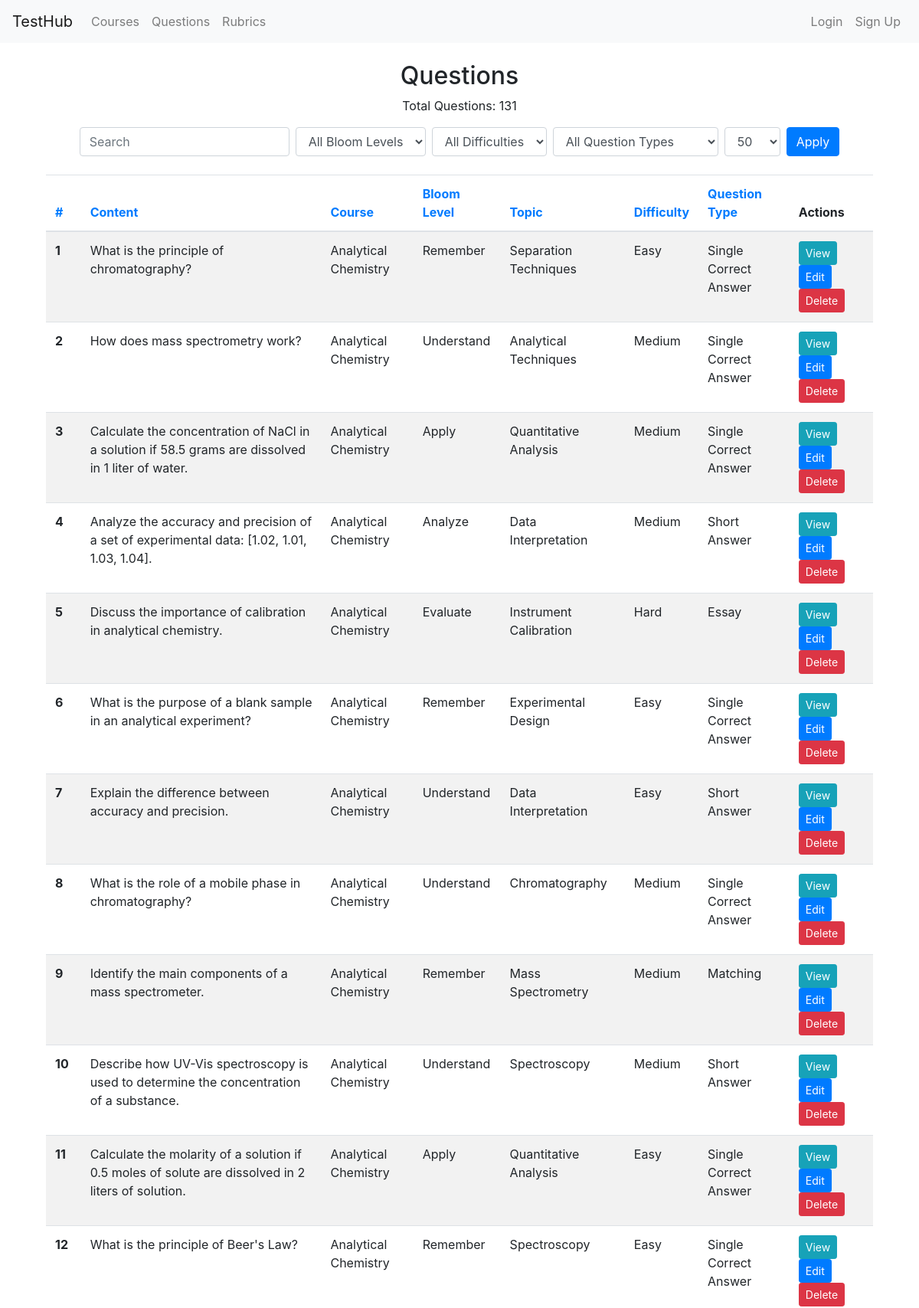
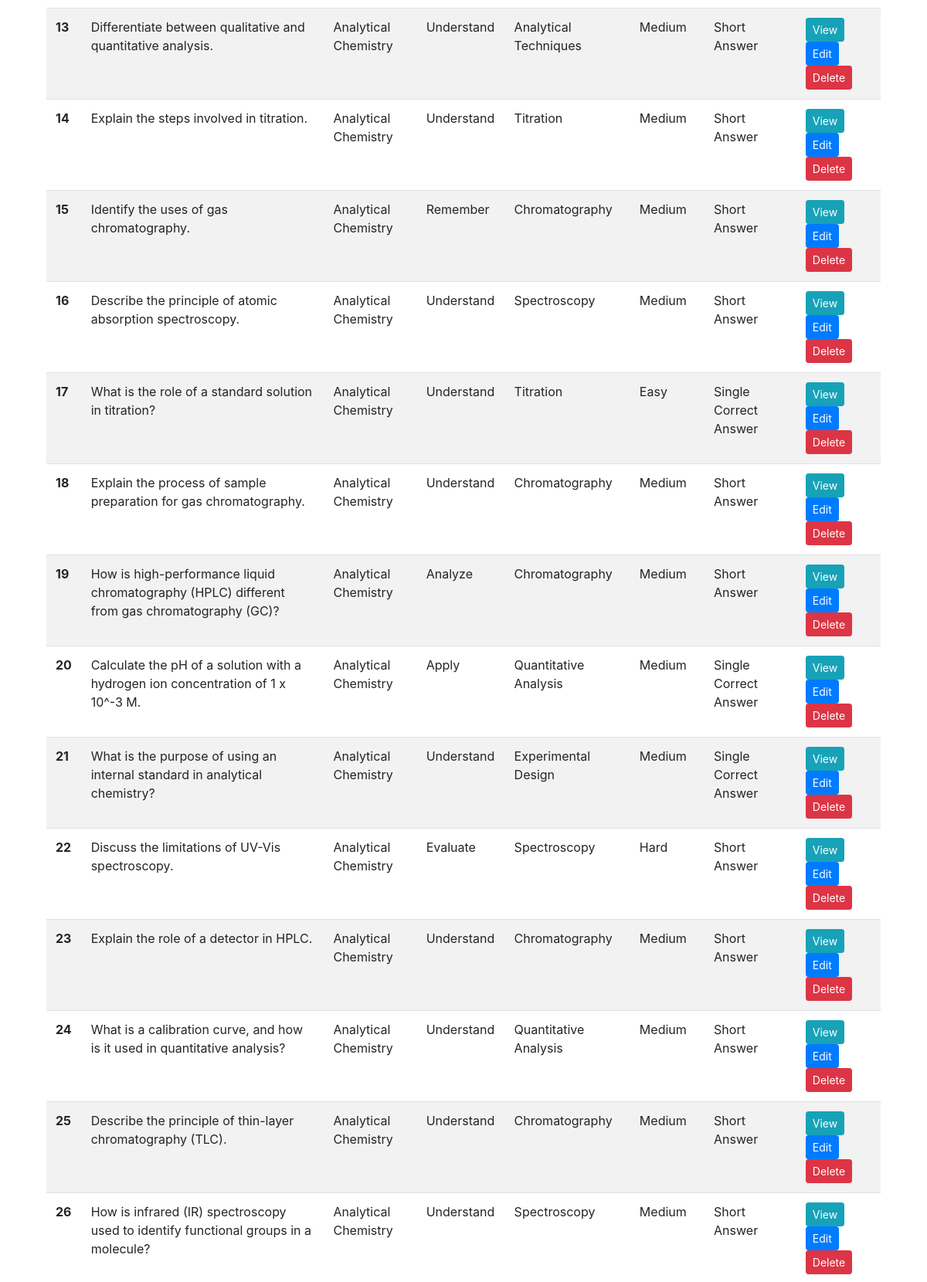
The app's page /questions/?page=2&per_page=50 (upper part) with its own data (2 pictures, top to bottom).
### models.py (models this page shows, shortened)
class Question(db.Model):
    id = db.Column(db.Integer, primary_key=True)
    content = db.Column(db.Text, nullable=False)
    course_id = db.Column(db.Integer, db.ForeignKey('course.id'), nullable=False)
    bloom_level = db.Column(db.String(50))
    topic = db.Column(db.String(100))
    difficulty = db.Column(db.String(50))
    question_type = db.Column(db.String(50))
    options = db.Column(db.Text)  # To store options for MCQs
    correct_answer = db.Column(db.Text)  # To store correct answer(s)
    pairs = db.Column(db.Text)  # To store pairs for matching questions
    essay_details = db.Column(db.Text)  # To store details for essay questions
    created_by = db.Column(db.String(100), nullable=False)
    created_at = db.Column(db.DateTime, nullable=False, default=datetime.utcnow)
    last_edited_by = db.Column(db.String(100), nullable=True)
    last_edited_at = db.Column(db.DateTime, nullable=True)
    course = db.relationship('Course', backref=db.backref('questions', lazy=True))

class Course(db.Model):
    id = db.Column(db.Integer, primary_key=True)
    name = db.Column(db.String(100), nullable=False)
    course_code = db.Column(db.String(20), nullable=False)
    school = db.Column(db.String(10), nullable=False)
    department = db.Column(db.String(100), nullable=False)
    outcomes = db.relationship('CourseOutcome', backref='course', lazy=True, cascade="all, delete-orphan")

### routes/questions.py (the view)
@question_bp.route('/', methods=['GET', 'POST'], endpoint='list_questions')
def list_questions():
    query = Question.query
    search_fields = ['content', 'bloom_level', 'topic', 'difficulty', 'question_type']
    filter_fields = ['bloom_level', 'difficulty', 'question_type']
    query = apply_filters(query, Question, search_fields, filter_fields)
    query = apply_sorting(query, Question)
    questions, total_questions, pagination = apply_pagination(query)
    bloom_levels = db.session.query(Question.bloom_level).distinct().all()
    difficulties = db.session.query(Question.difficulty).distinct().all()
    question_types = db.session.query(Question.question_type).distinct().all()
    per_page = int(request.args.get('per_page', 50))
    page = int(request.args.get('page', 1))
    return render_template('question_list.html', questions=questions, total_questions=total_questions, bloom_levels=bloom_levels, difficulties=difficulties, question_types=question_types, pagination=pagination, per_page=per_page, page=page)

### utils.py (called while the page is built)
def apply_filters(query, model, search_fields, filter_fields):
    search = request.args.get('search')
    if search:
        filters = [getattr(model, field).ilike(f'%{search}%') for field in search_fields]
        query = query.filter(or_(*filters))
    for field in filter_fields:
        value = request.args.get(field)
        if value:
            query = query.filter(getattr(model, field) == value)
    return query

def apply_sorting(query, model):
    sort_by = request.args.get('sort_by', 'id')  # Default to 'id' if not provided or empty
    if not sort_by or not hasattr(model, sort_by):
        sort_by = 'id'  # Ensure sort_by is valid and falls back to 'id'
    sort_order = request.args.get('sort_order', 'asc')
    if sort_order == 'asc':
        query = query.order_by(getattr(model, sort_by).asc())
    else:
        query = query.order_by(getattr(model, sort_by).desc())
    return query

def apply_pagination(query):
    per_page = int(request.args.get('per_page', 50))
    page = int(request.args.get('page', 1))
    pagination = query.paginate(page=page, per_page=per_page, error_out=False)
    return pagination.items, pagination.total, pagination

### templates/question_list.html (shortened to what this page needs)
{% extends "base.html" %}
{% block content %}
<div class="container mt-4">
  <h2 class="text-center">Questions</h2>
  <p class="text-center">Total Questions: {{ total_questions }}</p>
  <form method="GET" action="{{ url_for('questions.list_questions') }}" class="form-inline justify-content-center mb-4">
    <input type="text" name="search" class="form-control mr-2" placeholder="Search">
    <select name="bloom_level" class="form-control mr-2">
      <option value="">All Bloom Levels</option>
    </select>
    <select name="difficulty" class="form-control mr-2">
      <option value="">All Difficulties</option>
    </select>
    <select name="question_type" class="form-control mr-2">
      <option value="">All Question Types</option>
    </select>
    <select name="per_page" class="form-control mr-2">
      <option value="50" {% if per_page == 50 %}selected{% endif %}>50</option>
    </select>
    <button type="submit" class="btn btn-primary">Apply</button>
  </form>
  <table class="table table-striped">
    <thead>
      <tr>
        <th scope="col"><a href="{{ url_for('questions.list_questions', sort_by='id', sort_order='asc') }}">#</a></th>
        <th scope="col"><a href="{{ url_for('questions.list_questions', sort_by='content', sort_order='asc') }}">Content</a></th>
        <th scope="col"><a href="{{ url_for('questions.list_questions', sort_by='course_id', sort_order='asc') }}">Course</a></th>
        <th scope="col"><a href="{{ url_for('questions.list_questions', sort_by='bloom_level', sort_order='asc') }}">Bloom Level</a></th>
        <th scope="col"><a href="{{ url_for('questions.list_questions', sort_by='topic', sort_order='asc') }}">Topic</a></th>
        <th scope="col"><a href="{{ url_for('questions.list_questions', sort_by='difficulty', sort_order='asc') }}">Difficulty</a></th>
        <th scope="col"><a href="{{ url_for('questions.list_questions', sort_by='question_type', sort_order='asc') }}">Question Type</a></th>
        <th scope="col">Actions</th>
      </tr>
    </thead>
    <tbody>
      {% for question in questions %}
      <tr>
        <th scope="row">{{ loop.index }}</th>
        <td>{{ question.content }}</td>
        <td>{{ question.course.name }}</td>
        <td>{{ question.bloom_level }}</td>
        <td>{{ question.topic }}</td>
        <td>{{ question.difficulty }}</td>
        <td>{{ question.question_type }}</td>
        <td>
          <a href="{{ url_for('questions.view_question', question_id=question.id) }}" class="btn btn-info btn-sm">View</a>
          <a href="{{ url_for('questions.edit_question', question_id=question.id) }}" class="btn btn-primary btn-sm">Edit</a>
          <form action="{{ url_for('questions.delete_question', question_id=question.id) }}" method="post" style="display:inline;">
            <button type="submit" class="btn btn-danger btn-sm">Delete</button>
          </form>
        </td>
      </tr>
      {% endfor %}
    </tbody>
  </table>
</div>
{% endblock %}

### records on screen
Question: content "What is the principle of chromatography?", course.name "Analytical Chemistry", bloom_level "Remember", topic "Separation Techniques", difficulty "Easy", question_type "Single Correct Answer"
Question: content "How does mass spectrometry work?", course.name "Analytical Chemistry", bloom_level "Understand", topic "Analytical Techniques", difficulty "Medium", question_type "Single Correct Answer"
Question: content "Calculate the concentration of NaCl in a solution if 58.5 grams are dissolved in 1 liter of water.", course.name "Analytical Chemistry", bloom_level "Apply", topic "Quantitative Analysis", difficulty "Medium", question_type "Single Correct Answer"
Question: content "Analyze the accuracy and precision of a set of experimental data: [1.02, 1.01, 1.03, 1.04].", course.name "Analytical Chemistry", bloom_level "Analyze", topic "Data Interpretation", difficulty "Medium", question_type "Short Answer"
Question: content "Discuss the importance of calibration in analytical chemistry.", course.name "Analytical Chemistry", bloom_level "Evaluate", topic "Instrument Calibration", difficulty "Hard", question_type "Essay"
Question: content "What is the purpose of a blank sample in an analytical experiment?", course.name "Analytical Chemistry", bloom_level "Remember", topic "Experimental Design", difficulty "Easy", question_type "Single Correct Answer"
Question: content "Explain the difference between accuracy and precision.", course.name "Analytical Chemistry", bloom_level "Understand", topic "Data Interpretation", difficulty "Easy", question_type "Short Answer"
Question: content "What is the role of a mobile phase in chromatography?", course.name "Analytical Chemistry", bloom_level "Understand", topic "Chromatography", difficulty "Medium", question_type "Single Correct Answer"
Question: content "Identify the main components of a mass spectrometer.", course.name "Analytical Chemistry", bloom_level "Remember", topic "Mass Spectrometry", difficulty "Medium", question_type "Matching"
Question: content "Describe how UV-Vis spectroscopy is used to determine the concentration of a substance.", course.name "Analytical Chemistry", bloom_level "Understand", topic "Spectroscopy", difficulty "Medium", question_type "Short Answer"
Question: content "Calculate the molarity of a solution if 0.5 moles of solute are dissolved in 2 liters of solution.", course.name "Analytical Chemistry", bloom_level "Apply", topic "Quantitative Analysis", difficulty "Easy", question_type "Single Correct Answer"
Question: content "What is the principle of Beer's Law?", course.name "Analytical Chemistry", bloom_level "Remember", topic "Spectroscopy", difficulty "Easy", question_type "Single Correct Answer"
Question: content "Differentiate between qualitative and quantitative analysis.", course.name "Analytical Chemistry", bloom_level "Understand", topic "Analytical Techniques", difficulty "Medium", question_type "Short Answer"
Question: content "Explain the steps involved in titration.", course.name "Analytical Chemistry", bloom_level "Understand", topic "Titration", difficulty "Medium", question_type "Short Answer"
Question: content "Identify the uses of gas chromatography.", course.name "Analytical Chemistry", bloom_level "Remember", topic "Chromatography", difficulty "Medium", question_type "Short Answer"
Question: content "Describe the principle of atomic absorption spectroscopy.", course.name "Analytical Chemistry", bloom_level "Understand", topic "Spectroscopy", difficulty "Medium", question_type "Short Answer"
Question: content "What is the role of a standard solution in titration?", course.name "Analytical Chemistry", bloom_level "Understand", topic "Titration", difficulty "Easy", question_type "Single Correct Answer"
Question: content "Explain the process of sample preparation for gas chromatography.", course.name "Analytical Chemistry", bloom_level "Understand", topic "Chromatography", difficulty "Medium", question_type "Short Answer"
Question: content "How is high-performance liquid chromatography (HPLC) different from gas chromatography (GC)?", course.name "Analytical Chemistry", bloom_level "Analyze", topic "Chromatography", difficulty "Medium", question_type "Short Answer"
Question: content "Calculate the pH of a solution with a hydrogen ion concentration of 1 x 10^-3 M.", course.name "Analytical Chemistry", bloom_level "Apply", topic "Quantitative Analysis", difficulty "Medium", question_type "Single Correct Answer"
Question: content "What is the purpose of using an internal standard in analytical chemistry?", course.name "Analytical Chemistry", bloom_level "Understand", topic "Experimental Design", difficulty "Medium", question_type "Single Correct Answer"
Question: content "Discuss the limitations of UV-Vis spectroscopy.", course.name "Analytical Chemistry", bloom_level "Evaluate", topic "Spectroscopy", difficulty "Hard", question_type "Short Answer"
Question: content "Explain the role of a detector in HPLC.", course.name "Analytical Chemistry", bloom_level "Understand", topic "Chromatography", difficulty "Medium", question_type "Short Answer"
Question: content "What is a calibration curve, and how is it used in quantitative analysis?", course.name "Analytical Chemistry", bloom_level "Understand", topic "Quantitative Analysis", difficulty "Medium", question_type "Short Answer"
Question: content "Describe the principle of thin-layer chromatography (TLC).", course.name "Analytical Chemistry", bloom_level "Understand", topic "Chromatography", difficulty "Medium", question_type "Short Answer"
Question: content "How is infrared (IR) spectroscopy used to identify functional groups in a molecule?", course.name "Analytical Chemistry", bloom_level "Understand", topic "Spectroscopy", difficulty "Medium", question_type "Short Answer"

### other values on screen
{{ total_questions }} "131"
